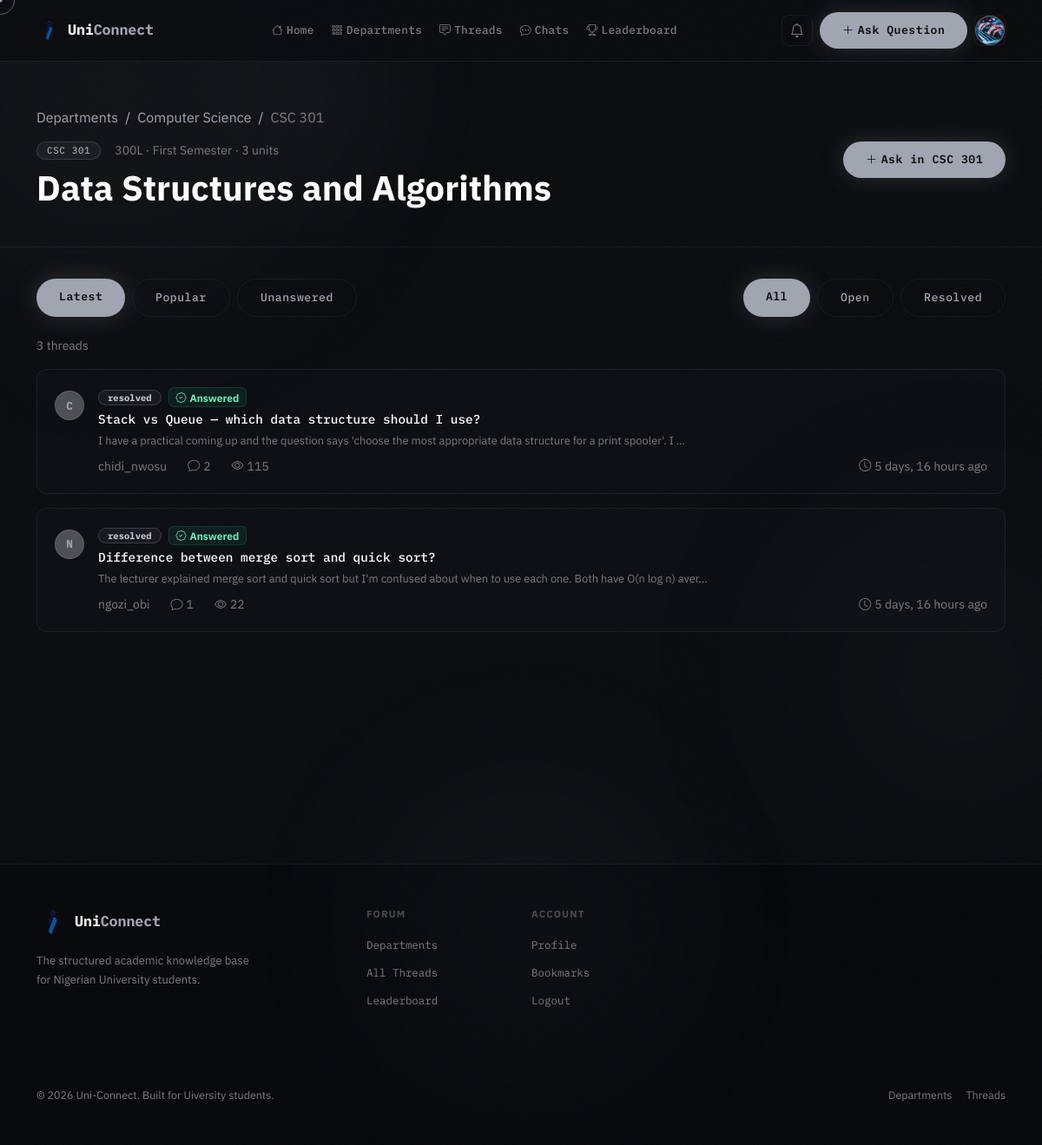
Screenshot of /courses/2/ (signed in) with the database file from the repository.
### accounts/models.py (models this page shows, shortened)
class User(AbstractUser):
    ROLE_CHOICES = [
        ('student', 'Student'),
        ('lecturer', 'Lecturer'),
        ('admin', 'Admin'),
    ]
    is_email_verified = models.BooleanField(default=False)
    role = models.CharField(max_length=20, choices=ROLE_CHOICES, default='student')
    school = models.ForeignKey(
        'forum.School', on_delete=models.SET_NULL, null=True, blank=True, related_name='members'
    )
    department = models.ForeignKey(
        'forum.Department', on_delete=models.SET_NULL, null=True, blank=True, related_name='members'
    )
    matric_number = models.CharField(max_length=20, blank=True)
    bio = models.TextField(blank=True)
    avatar = models.ImageField(upload_to='avatars/', blank=True, null=True)
    reputation = models.IntegerField(default=0)
    created_at = models.DateTimeField(auto_now_add=True)
    def can_access_department(self, department):
        if self.is_superuser or self.is_staff:
            return True
        if not self.school_id:
            return True
        if department is None:
            return True
        return department.school_id == self.school_id

### forum/models.py (models this page shows, shortened)
class Course(models.Model):
    department = models.ForeignKey(Department, on_delete=models.CASCADE, related_name='courses')
    code = models.CharField(max_length=20)
    title = models.CharField(max_length=200)
    description = models.TextField(blank=True)
    level = models.CharField(max_length=10, default='100L')
    semester = models.CharField(max_length=20, default='First Semester')
    units = models.IntegerField(default=3)
    is_active = models.BooleanField(default=True)
    created_at = models.DateTimeField(auto_now_add=True)
    class Meta:
        ordering = ['code']
        unique_together = ['department', 'code']

class Department(models.Model):
    school = models.ForeignKey(
        School, on_delete=models.CASCADE, related_name='departments',
        null=True, blank=True,
    )
    name = models.CharField(max_length=200)
    code = models.CharField(max_length=10)
    faculty = models.CharField(max_length=200)
    description = models.TextField(blank=True)
    color = models.CharField(max_length=7, default='#6C63FF')
    icon = models.CharField(max_length=50, default='bi-mortarboard')
    created_at = models.DateTimeField(auto_now_add=True)
    class Meta:
        ordering = ['name']
        unique_together = ['school', 'code']
        indexes = [
            models.Index(fields=['school', 'code']),
        ]

class Thread(models.Model):
    STATUS_CHOICES = [
        ('open', 'Open'),
        ('resolved', 'Resolved'),
        ('closed', 'Closed'),
    ]
    course = models.ForeignKey(Course, on_delete=models.CASCADE, related_name='threads')
    author = models.ForeignKey(settings.AUTH_USER_MODEL, on_delete=models.CASCADE, related_name='threads')
    title = models.CharField(max_length=300)
    content = models.TextField()
    attachment = models.FileField(upload_to='thread_attachments/', blank=True, null=True)
    voice_note = models.FileField(upload_to='thread_voice_notes/', blank=True, null=True)
    status = models.CharField(max_length=20, choices=STATUS_CHOICES, default='open')
    is_pinned = models.BooleanField(default=False)
    is_deleted = models.BooleanField(default=False)
    views = models.IntegerField(default=0)
    tags = models.ManyToManyField(Tag, blank=True, related_name='threads')
    created_at = models.DateTimeField(auto_now_add=True)
    updated_at = models.DateTimeField(auto_now=True)
    class Meta:
        ordering = ['-is_pinned', '-created_at']
    @property
    def reply_count(self):
        return self.replies.filter(is_deleted=False).count()
    @property
    def has_verified_answer(self):
        return self.replies.filter(is_verified=True).exists()

### forum/views.py (the view)
# urls.py: path('courses/<int:pk>/', views.course_detail, name='course_detail'),
def course_detail(request, pk):
    course = get_object_or_404(Course.objects.select_related('department__school'), pk=pk)
    if request.user.is_authenticated and not request.user.can_access_department(course.department):
        messages.error(request, "That course belongs to another institution, so you can't view its discussions.")
        return redirect('forum:departments')
    threads_qs = Thread.objects.filter(course=course, is_deleted=False).select_related('author').annotate(
        reply_count_ann=Count('replies', filter=Q(replies__is_deleted=False))
    )
    status_filter = request.GET.get('status', '')
    if status_filter in ['open', 'resolved', 'closed']:
        threads_qs = threads_qs.filter(status=status_filter)
    sort = request.GET.get('sort', 'latest')
    if sort == 'popular':
        threads_qs = threads_qs.order_by('-views', '-created_at')
    elif sort == 'unanswered':
        threads_qs = threads_qs.filter(reply_count_ann=0)
    else:
        threads_qs = threads_qs.order_by('-is_pinned', '-created_at')
    paginator = Paginator(threads_qs, 15)
    page = paginator.get_page(request.GET.get('page'))
    return render(request, 'forum/course_detail.html', {
        'course': course,
        'page_obj': page,
        'status_filter': status_filter,
        'sort': sort,
    })

### forum/context_processors.py (called while the page is built)
def unread_notifications(request):
    count = 0
    if request.user.is_authenticated:
        count = request.user.notifications.filter(is_read=False).count()
    return {'unread_notification_count': count}

### templates/forum/course_detail.html (shortened to what this page needs)
{% extends 'base.html' %}
{% block content %}
<div class="page-header">
  <div class="container">
    <nav aria-label="breadcrumb" class="mb-3">
      <ol class="breadcrumb">
        <li class="breadcrumb-item"><a href="{% url 'forum:departments' %}" class="text-accent text-decoration-none">Departments</a></li>
        <li class="breadcrumb-item"><a href="{% url 'forum:department_detail' course.department.pk %}" class="text-accent text-decoration-none">{{ course.department.name }}</a></li>
        <li class="breadcrumb-item active text-muted">{{ course.code }}</li>
      </ol>
    </nav>
    <div class="d-flex align-items-start justify-content-between flex-wrap gap-3">
      <div>
        <div class="d-flex align-items-center gap-3 mb-2">
          <span class="badge badge-glow">{{ course.code }}</span>
          <span class="text-muted small">{{ course.level }} · {{ course.semester }} · {{ course.units }} units</span>
        </div>
        <h1 class="display-6 fw-bold text-white mb-0">{{ course.title }}</h1>
      </div>
      <a href="{% url 'forum:create_thread_course' course.pk %}" class="btn btn-primary-glow">
        <i class="bi bi-plus-lg me-1"></i>Ask in {{ course.code }}
      </a>
    </div>
  </div>
</div>
<div class="container pb-5">
  <div class="d-flex align-items-center gap-3 mb-4 flex-wrap">
    <div class="d-flex gap-2">
      <a href="?sort=latest" class="btn btn-sm {% if sort == 'latest' %}btn-primary-glow{% else %}btn-outline-glass{% endif %}">Latest</a>
      <a href="?sort=popular" class="btn btn-sm {% if sort == 'popular' %}btn-primary-glow{% else %}btn-outline-glass{% endif %}">Popular</a>
      <a href="?sort=unanswered" class="btn btn-sm {% if sort == 'unanswered' %}btn-primary-glow{% else %}btn-outline-glass{% endif %}">Unanswered</a>
    </div>
    <div class="d-flex gap-2 ms-auto">
      <a href="?status=" class="btn btn-sm {% if not status_filter %}btn-primary-glow{% else %}btn-outline-glass{% endif %}">All</a>
      <a href="?status=open" class="btn btn-sm {% if status_filter == 'open' %}btn-primary-glow{% else %}btn-outline-glass{% endif %}">Open</a>
      <a href="?status=resolved" class="btn btn-sm {% if status_filter == 'resolved' %}btn-primary-glow{% else %}btn-outline-glass{% endif %}">Resolved</a>
    </div>
  </div>
  <p class="text-muted small mb-3">{{ page_obj.paginator.count }} thread{{ page_obj.paginator.count|pluralize }}</p>
  {% for thread in page_obj %}
  <a href="{% url 'forum:thread_detail' thread.pk %}" class="thread-card mb-3">
    <div class="d-flex align-items-start gap-3">
      <div class="avatar-sm mt-1">{{ thread.author.username|first|upper }}</div>
      <div class="flex-grow-1 min-w-0">
        <div class="d-flex align-items-center gap-2 mb-1 flex-wrap">
          <span class="badge {% if thread.status == 'resolved' %}badge-resolved{% else %}badge-open{% endif %}">{{ thread.status }}</span>
          {% if thread.has_verified_answer %}<span class="badge" style="background:rgba(16,185,129,0.1);color:#6ee7b7;border:1px solid rgba(16,185,129,0.2);"><i class="bi bi-patch-check me-1"></i>Answered</span>{% endif %}
        </div>
        <div class="thread-title">{{ thread.title }}</div>
        <div class="thread-excerpt mt-1">{{ thread.content|truncatechars:120 }}</div>
        <div class="d-flex gap-4 text-muted small mt-2">
          <span>{{ thread.author.username }}</span>
          <span><i class="bi bi-chat me-1"></i>{{ thread.reply_count }}</span>
          <span><i class="bi bi-eye me-1"></i>{{ thread.views }}</span>
          <span class="ms-auto"><i class="bi bi-clock me-1"></i>{{ thread.created_at|timesince }} ago</span>
        </div>
      </div>
    </div>
  </a>
  {% empty %}
  <div class="glass-panel p-5 text-center">
    <i class="bi bi-chat-square-dots fs-1 text-muted d-block mb-3"></i>
    <p class="text-muted mb-3">No threads yet in {{ course.code }}.</p>
    <a href="{% url 'forum:create_thread_course' course.pk %}" class="btn btn-primary-glow">Be the first to ask</a>
  </div>
  {% endfor %}
</div>
{% endblock %}

### templates/base.html (shortened to what this page needs)
<!doctype html>
<html lang="en" data-bs-theme="dark">
  <head>
    <link
      rel="stylesheet"
      href="https://cdn.jsdelivr.net/npm/bootstrap@5.3.3/dist/css/bootstrap.min.css"
    />
    <link
      rel="stylesheet"
      href="https://cdn.jsdelivr.net/npm/bootstrap-icons@1.11.3/font/bootstrap-icons.min.css"
    />
    {% load static %}
    <link rel="stylesheet" href="{% static 'css/main.css' %}" />
  </head>
  <body class="{% block body_class %}{% endblock %}">
    <div class="ambient-orb orb-1" aria-hidden="true"></div>
    <div class="ambient-orb orb-2" aria-hidden="true"></div>
    <nav class="navbar navbar-expand-lg glass-nav">
      <div class="container">
        <a
          class="navbar-brand d-flex align-items-center gap-2"
          href="{% url 'forum:home' %}"
        >
          <img
            src="{% static 'logo-removebg-preview.png' %}"
            alt="Uni-Connect logo"
            class="site-logo navbar-logo"
          />
          <span class="brand-name"
            >Uni<span class="text-accent">Connect</span></span
          >
        </a>
        <div class="collapse navbar-collapse" id="navMain">
          <ul class="navbar-nav mx-auto gap-1">
            <li class="nav-item">
              <a class="nav-link nav-pill" href="{% url 'forum:home' %}"
                ><i class="bi bi-house me-1"></i>Home</a
              >
            </li>
            <li class="nav-item">
              <a class="nav-link nav-pill" href="{% url 'forum:departments' %}"
                ><i class="bi bi-grid-3x3-gap me-1"></i>Departments</a
              >
            </li>
            <li class="nav-item">
              <a class="nav-link nav-pill" href="{% url 'forum:thread_list' %}"
                ><i class="bi bi-chat-square-text me-1"></i>Threads</a
              >
            </li>
            {% if user.is_authenticated %}
            <li class="nav-item">
              <a class="nav-link nav-pill" href="{% url 'forum:chat_list' %}"
                ><i class="bi bi-chat-dots me-1"></i>Chats</a
              >
            </li>
            {% endif %}
            <li class="nav-item">
              <a class="nav-link nav-pill" href="{% url 'forum:leaderboard' %}"
                ><i class="bi bi-trophy me-1"></i>Leaderboard</a
              >
            </li>
          </ul>
          <div class="d-flex align-items-center gap-2">
            {% if user.is_authenticated %}
            <a
              href="{% url 'forum:notifications' %}"
              class="btn btn-ghost-icon position-relative"
            >
              <i class="bi bi-bell"></i>
            </a>
            <a
              href="{% url 'forum:create_thread' %}"
              class="btn btn-primary-glow btn-sm"
            >
              <i class="bi bi-plus-lg me-1"></i>Ask Question
            </a>
            <div class="dropdown">
              <button
                class="btn btn-ghost-icon dropdown-toggle no-caret"
                data-bs-toggle="dropdown"
              >
                <div class="avatar-sm">
                  {% if user.avatar %}
                  <img src="{{ user.avatar.url }}" alt="{{ user.username }}" />
                  {% else %}
                  <span>{{ user.username|first|upper }}</span>
                  {% endif %}
                </div>
              </button>
            </div>
            {% endif %}
          </div>
        </div>
      </div>
    </nav>
    <main>{% block content %}{% endblock %}</main>
    <footer class="footer-glass py-5 mt-5">
      <div class="container">
        <div class="row g-4">
          <div class="col-lg-4">
            <div class="d-flex align-items-center gap-2 mb-3">
              <img
                src="{% static 'logo-removebg-preview.png' %}"
                alt="Uni-Connect logo"
                class="site-logo"
              />
              <span class="brand-name"
                >Uni<span class="text-accent">Connect</span></span
              >
            </div>
            <p
              style="
                color: var(--muted);
                font-size: 0.82rem;
                line-height: 1.7;
                max-width: 260px;
              "
            >
              The structured academic knowledge base for Nigerian University students.
            </p>
          </div>
          <div class="col-6 col-lg-2">
            <p
              style="
                color: rgba(255, 255, 255, 0.25);
                font-size: 0.72rem;
                font-weight: 700;
                letter-spacing: 0.1em;
                text-transform: uppercase;
                margin-bottom: 14px;
              "
            >
              Forum
            </p>
            <ul class="list-unstyled footer-links">
              <li><a href="{% url 'forum:departments' %}">Departments</a></li>
              <li><a href="{% url 'forum:thread_list' %}">All Threads</a></li>
              <li><a href="{% url 'forum:leaderboard' %}">Leaderboard</a></li>
            </ul>
          </div>
          <div class="col-6 col-lg-2">
            <p
              style="
                color: rgba(255, 255, 255, 0.25);
                font-size: 0.72rem;
                font-weight: 700;
                letter-spacing: 0.1em;
                text-transform: uppercase;
                margin-bottom: 14px;
              "
            >
              Account
            </p>
            <ul class="list-unstyled footer-links">
              {% if user.is_authenticated %}
              <li><a href="{% url 'accounts:profile' %}">Profile</a></li>
              <li><a href="{% url 'forum:bookmarks' %}">Bookmarks</a></li>
              <li><a href="{% url 'accounts:logout' %}">Logout</a></li>
              {% else %}
              <li><a href="{% url 'accounts:login' %}">Login</a></li>
              <li><a href="{% url 'accounts:register' %}">Register</a></li>
              {% endif %}
            </ul>
          </div>
        </div>
        <div
          class="d-flex justify-content-between align-items-center flex-wrap gap-3"
        >
          <p style="color: var(--muted); font-size: 0.78rem; margin: 0">
            © 2026 Uni-Connect. Built for Uiversity students.
          </p>
          <div class="d-flex gap-3">
            <a
              href="{% url 'forum:departments' %}"
              style="
                color: var(--muted);
                font-size: 0.78rem;
                text-decoration: none;
              "
              onmouseenter="this.style.color = 'var(--accent)'"
              onmouseleave="this.style.color = 'var(--muted)'"
              >Departments</a
            >
            <a
              href="{% url 'forum:thread_list' %}"
              style="
                color: var(--muted);
                font-size: 0.78rem;
                text-decoration: none;
              "
              onmouseenter="this.style.color = 'var(--accent)'"
              onmouseleave="this.style.color = 'var(--muted)'"
              >Threads</a
            >
          </div>
        </div>
      </div>
    </footer>
    {% load static %}
  </body>
</html>

### rows the page displays
User: avatar (picture)
Course: department.name "Computer Science", code "CSC 301", level "300L", semester "First Semester", units "3", title "Data Structures and Algorithms"
Thread: author.username|first "C", status "resolved", shows "Answered", title "Stack vs Queue — which data structure should I use?", content "I have a practical coming up and the question says 'choose the most appropriate data structure for a print spooler'. I …", author.username "chidi_nwosu", reply_count "2", views "115", created_at "5 days, 16 hours"
Thread: author.username|first "N", status "resolved", shows "Answered", title "Difference between merge sort and quick sort?", content "The lecturer explained merge sort and quick sort but I'm confused about when to use each one. Both have O(n log n) aver…", author.username "ngozi_obi", reply_count "1", views "22", created_at "5 days, 16 hours"

### other values shown
{{ page_obj.paginator.count }} "3"
